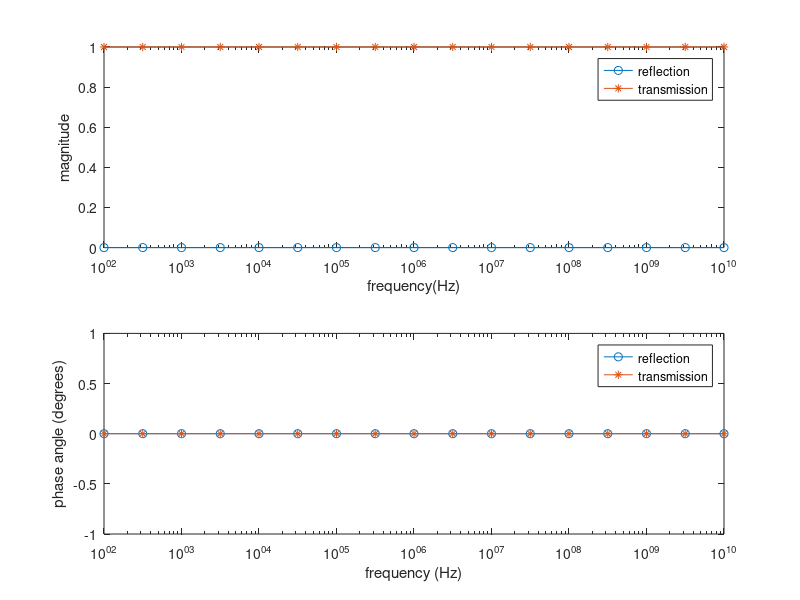

The MATLAB source for this figure:
%%ECE341 P6.45 Eric Morse
eo = 8.854e-12;
uo = pi*4e-7;
er1 = input('input material1 relative permitivity er1= ');
ur1 = input('input material1 relative permiability ur1= ');
o1 = input('input material1 conductivity o1= ');
er2 = input('input material1 relative permitivity er2= ');
ur2 = input('input material1 relative permiability ur2= ');
o2 = input('input material1 conductivity o2= ');
n = 2:.5:10;
f = 10.^n;
w = 2*pi.*f;
n1 = sqrt(1i*w*ur1*uo./(o1+1i*w*er1*eo));
n2 = sqrt(1i*w*ur2*uo./(o2+1i*w*er2*eo));
Gamma = (n2-n1)./(n2+n1);
Tau = 1 + Gamma;
subplot(2,1,1)
semilogx(f,abs(Gamma),'-o', f, abs(Tau),'-*')
ylabel('magnitude')
xlabel('frequency(Hz)')
legend('reflection','transmission')
subplot(2,1,2)
semilogx(f,180/pi*angle(Gamma),'-o',f,180/pi*angle(Tau),'-*')
ylabel('phase angle (degrees)')
xlabel('frequency (Hz)')
legend('reflection', 'transmission')